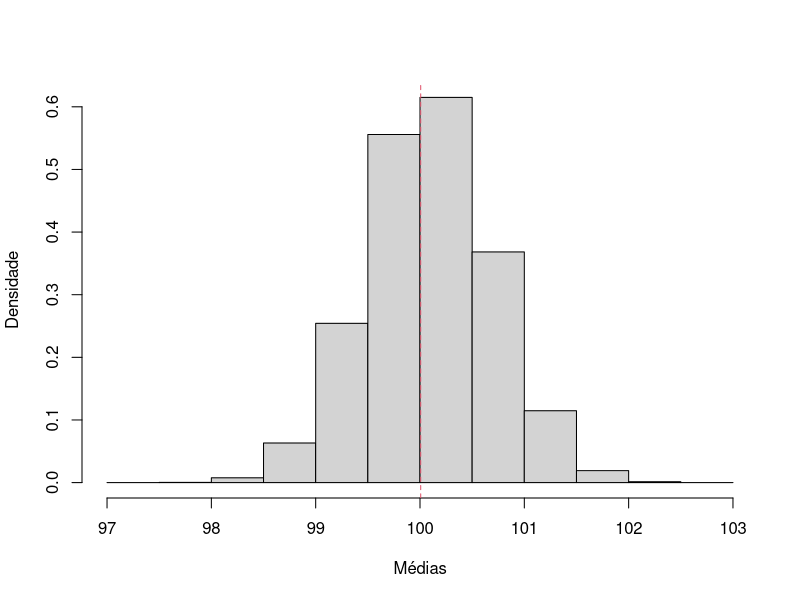
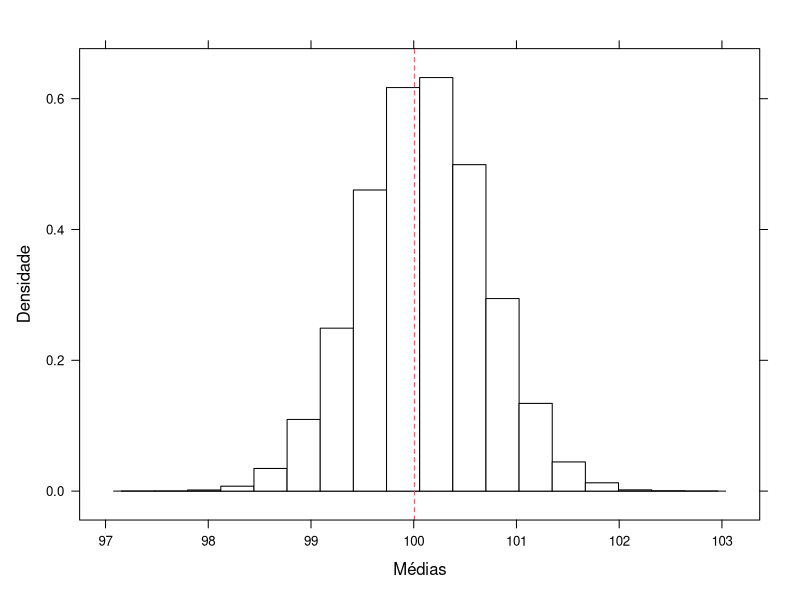
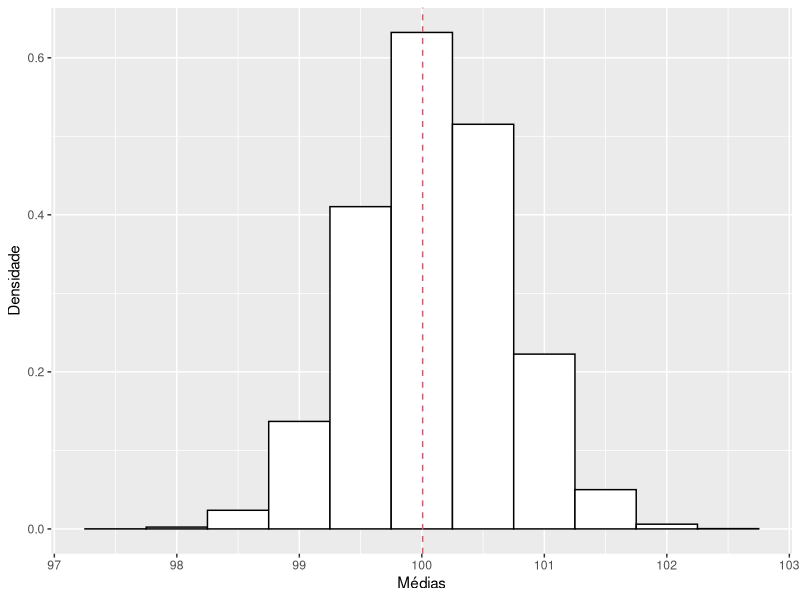
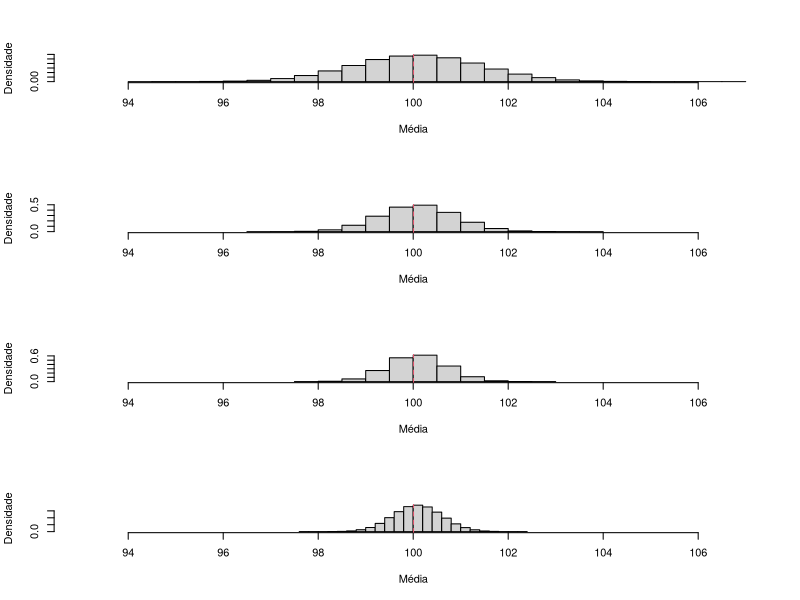
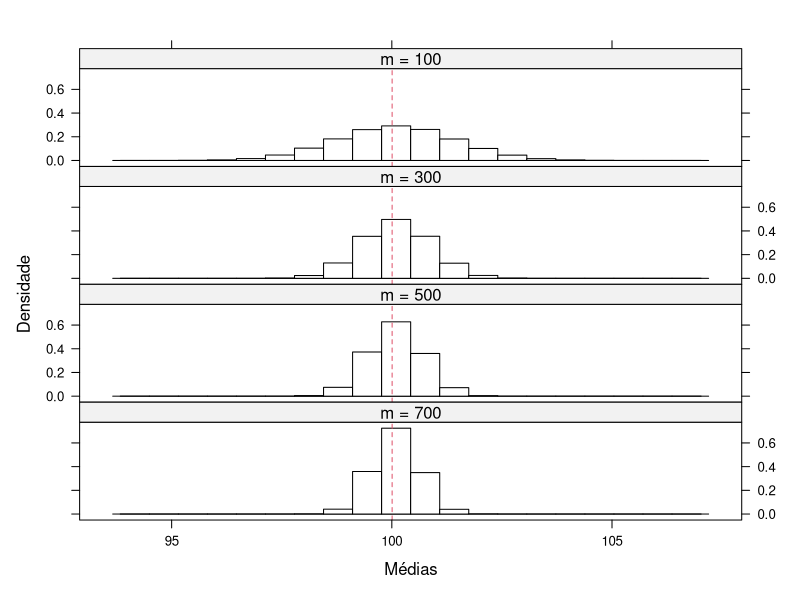
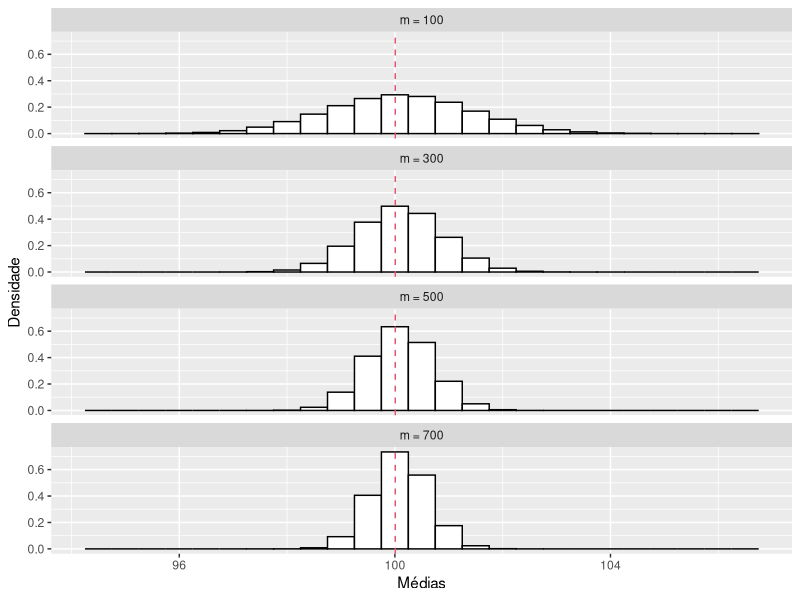

Generate these figures, in order, with R:
## ---- chunk 1
## Insira aqui o numero da sua matrícula para fixar uma semente
matricula <- 20181234
## Gera 1 milhão de números aleatórios de uma distribuição normal
set.seed(matricula)
pop <- rnorm(n = 1e6, mean = 100, sd = sqrt(200))
## Retira uma amostra aleatória de tamanho n = 1000 da população
amostra <- pop[sample(1:length(pop), size = 1000)]
## ---- chunk 2
## Exercício 1 ---------------------------------------------------------

## Número de amostras
r <- 1e5
## Número de elementos em cada amostra
m <- 500
## Vetores para armazenar os resultados
med.boot <- numeric(r)

## Reamostragens
for(i in 1:r){
    select <- sample(1:length(amostra), size = m, replace = TRUE)
    amostra.boot <- amostra[select]
    med.boot[i] <- mean(amostra.boot)
}

## Função para calcular as diferenças absolutas
abs.diff <- function(x, y){
    abs(x - y)
}

## Diferença absoluta
mean(pop)
mean(med.boot)
abs.diff(mean(pop), mean(med.boot))

## Histograma
hist(med.boot, freq = FALSE, main = "",
     xlab = "Médias", ylab = "Densidade")
abline(v = mean(pop), col = 2, lty = 2)

## Usando lattice
library(lattice)
histogram(~ med.boot, col = "white", type = "density",
          xlab = "Médias", ylab = "Densidade",
          panel = function(x, ...){
    panel.histogram(x, ...)
    panel.abline(v = mean(pop), col = 2, lty = 2)
})

## Usando ggplot2
library(ggplot2)
ggplot(mapping = aes(x = med.boot)) +
    geom_histogram(aes(y = ..density..), binwidth = .5,
                   color = "black", fill = "white") +
    geom_vline(xintercept = mean(pop), color = 2, linetype = 2) +
    xlab("Médias") + ylab("Densidade")

## ---- chunk 3
## Exercício 2 ---------------------------------------------------------

## Número de amostras
r <- 1e5
## Valores possíveis de m
m <- c(100, 300, 500, 700)
## Cria uma matriz para armazenar os resultados. Cada coluna será um
## valor de m, e cada linha a média de uma reamostragem
med.boot.mat <- matrix(0, nrow = r, ncol = length(m))

## Reamostragens
for(i in 1:length(m)){
    for(j in 1:r){
        select <- sample(1:length(amostra), size = m[i], replace = TRUE)
        amostra.boot <- amostra[select]
        med.boot.mat[j, i] <- mean(amostra.boot)
    }
}

## Função para calcular as diferenças absolutas
abs.diff <- function(x, y){
    abs(x - y)
}

## Diferenças absolutas
mean(pop)
apply(med.boot.mat, 2, mean)
abs.diff(mean(pop), apply(med.boot.mat, 2, mean))

## Histograma
## Fazer usando as funções gráficas tradicionais é trabalhoso. Um
## exemplo seria:

## Verifica a amplitude dos dados para fixar o eixo X
range(med.boot.mat)
## Divide a janela gráfica em 4 linhas e 1 coluna
par(mfrow = c(4, 1))
apply(med.boot.mat, 2, function(x){
    hist(x, freq = FALSE, main = "", xlab = "Média",
         ylab = "Densidade", xlim = c(93, 107))
    abline(v = mean(pop), col = 2, lty = 2)
})
par(mfrow = c(1, 1))

## Para usar os pacotes lattice ou ggplot2, precisamos antes "empilhar"
## as colunas da matriz de saída, ficando com apenas duas colunas: uma
## que identifique cada observação, e outra com as próprias observações.
## Também existem várias formas de fazer isso, mas a mais simples é
## usando a função stack()

## Antes, converte a matriz para data frame e da nomes para cada coluna
med.boot.df <- as.data.frame(med.boot.mat)
names(med.boot.df) <- paste0("m", m)
str(med.boot.df)

## Usa stack() para converte do formato "wide" para o formato "long"
med.boot.df <- stack(med.boot.df)
str(med.boot.df)
head(med.boot.df)
## Note que agora ficamos só com duas colunas: "values" que armazena s
## valores que estavam nas colunas, e "ind" que identifica cada linha de
## acordo com o nome da coluna

## Usando lattice
histogram(~ values | ind, data = med.boot.df, col = "white", type = "density",
          xlab = "Médias", ylab = "Densidade",
          as.table = TRUE, layout = c(1, 4),
          strip = strip.custom(factor.levels = paste0("m = ", m)),
          panel = function(x, ...){
    panel.histogram(x, ...)
    panel.abline(v = mean(pop), col = 2, lty = 2)
})

## Usando ggplot2
## Para que os nomes da cada gráfico apareçam corretamente, é necessário
## mudar os níveis dos fatores para o texto desejado
str(med.boot.df)
levels(med.boot.df$ind) <- paste0("m = ", m)
## Isso também poderia ter sido feito para o lattice, mas lá existe uma
## maneira simples de alterar o ttexto com strip.custom()
ggplot(med.boot.df, mapping = aes(x = values)) +
    geom_histogram(aes(y = ..density..), binwidth = .5,
                   color = "black", fill = "white") +
    geom_vline(xintercept = mean(pop), color = 2, linetype = 2) +
    xlab("Médias") + ylab("Densidade") +
    facet_wrap(~ ind, ncol = 1)
